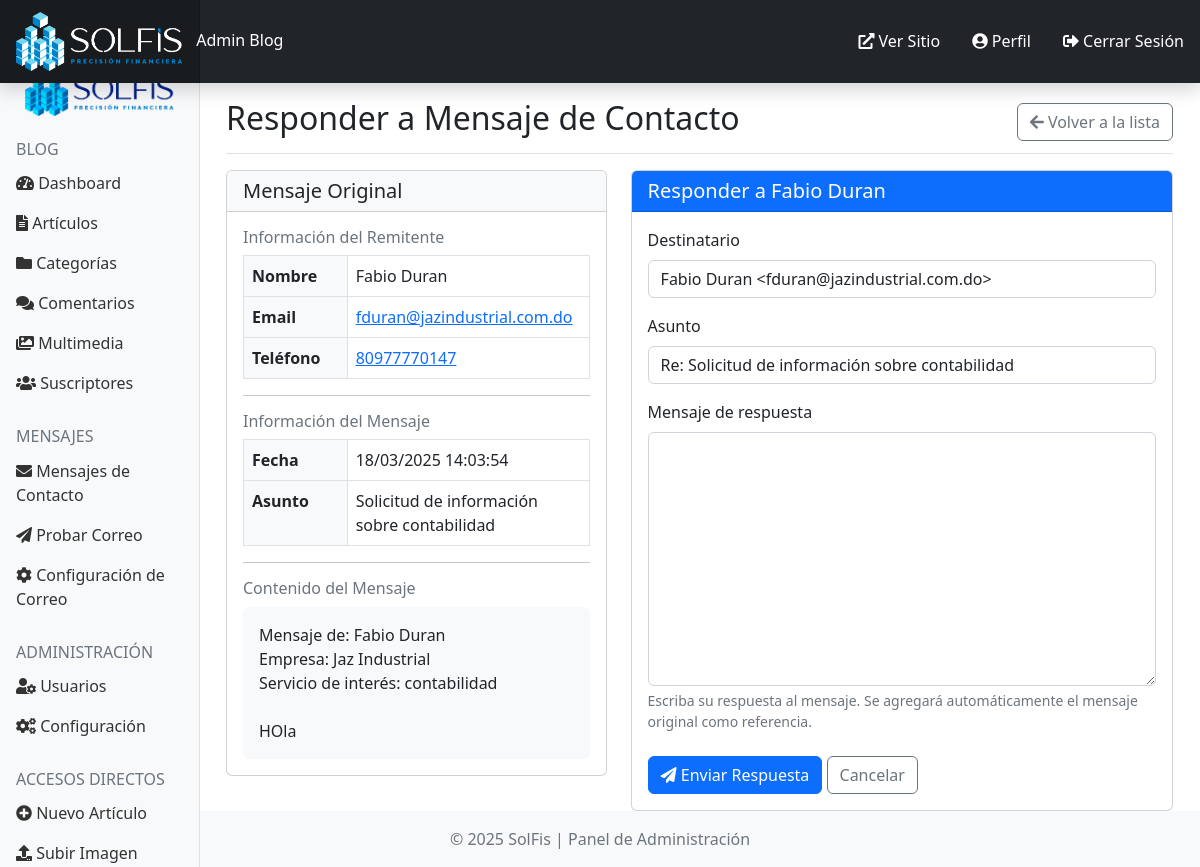
/admin/contact-reply.php?id=2 (signed in), run on the app's committed database.
### tables this page shows
CREATE TABLE `contact_messages` (
  `id` int(11) NOT NULL,
  `name` varchar(100) NOT NULL,
  `email` varchar(100) NOT NULL,
  `phone` varchar(50) DEFAULT NULL,
  `subject` varchar(200) NOT NULL,
  `message` text NOT NULL,
  `status` enum('new','read','replied','archived') NOT NULL DEFAULT 'new',
  `ip_address` varchar(45) DEFAULT NULL,
  `created_at` datetime NOT NULL,
  `updated_at` datetime NOT NULL
);

### includes/blog-system.php (called while the page is built, shortened)
<?php
class Database {
    private $connection;
    private static $instance;
    private function __construct() {
        $this->connection = new mysqli(DB_HOST, DB_USER, DB_PASS, DB_NAME);
        $this->connection->set_charset("utf8mb4");
    }
    public static function getInstance() {
        if (!self::$instance) {
            self::$instance = new self();
        }
        return self::$instance;
    }
    public function query($sql) {
        return $this->connection->query($sql);
    }
}
class Auth {
    private static $instance;
    public static function getInstance() {
        if (!self::$instance) {
            self::$instance = new self();
        }
        return self::$instance;
    }
}
class Contact {
    private $db;
    public function __construct() {
        $this->db = Database::getInstance();
    }
    public function getMessageById($id) {
        $id = (int)$id;
        $sql = "SELECT * FROM contact_messages WHERE id = $id";
        $result = $this->db->query($sql);
        if ($result && $result->num_rows > 0) {
            return $result->fetch_assoc();
        }
        return null;
    }
}

### admin/contact-reply.php (the view, shortened to what this page needs)
<?php
require_once '../includes/blog-system.php';
$id = (int)$_GET['id'];
$contact = new Contact();
$message = $contact->getMessageById($id);
$success = false;
$replyMessage = '';
?>
<?php include 'includes/header.php'; ?>
<div class="container-fluid">
    <div class="row">
        <?php include 'includes/sidebar.php'; ?>
        <main class="col-md-9 ms-sm-auto col-lg-10 px-md-4">
            <div class="d-flex justify-content-between flex-wrap flex-md-nowrap align-items-center pt-3 pb-2 mb-3 border-bottom">
                <h1 class="h2">Responder a Mensaje de Contacto</h1>
                <div class="btn-toolbar mb-2 mb-md-0">
                    <a href="contact.php" class="btn btn-outline-secondary">
                        <i class="fas fa-arrow-left"></i> Volver a la lista
                    </a>
                </div>
            </div>
            <?php if ($success): ?>
            <div class="alert alert-success alert-dismissible fade show" role="alert">
                <strong>¡Éxito!</strong> La respuesta ha sido enviada correctamente.
                <button type="button" class="btn-close" data-bs-dismiss="alert" aria-label="Close"></button>
            </div>
            <div class="mt-3 mb-4">
                <a href="contact.php" class="btn btn-primary">
                    <i class="fas fa-arrow-left"></i> Volver a la lista de mensajes
                </a>
                <a href="contact-view.php?id=<?php echo $id; ?>" class="btn btn-info">
                    <i class="fas fa-eye"></i> Ver mensaje original
                </a>
            </div>
            <?php else: ?>
                <div class="row">
                    <div class="col-md-5">
                        <div class="card mb-4">
                            <div class="card-header bg-light">
                                <h5 class="mb-0">Mensaje Original</h5>
                            </div>
                            <div class="card-body">
                                <div class="mb-3">
                                    <h6 class="text-muted">Información del Remitente</h6>
                                    <table class="table table-bordered">
                                        <tr>
                                            <th class="bg-light" style="width: 30%;">Nombre</th>
                                            <td><?php echo htmlspecialchars($message['name']); ?></td>
                                        </tr>
                                        <tr>
                                            <th class="bg-light">Email</th>
                                            <td>
                                                <a href="mailto:<?php echo htmlspecialchars($message['email']); ?>">
                                                    <?php echo htmlspecialchars($message['email']); ?>
                                                </a>
                                            </td>
                                        </tr>
                                        <?php if (!empty($message['phone'])): ?>
                                        <tr>
                                            <th class="bg-light">Teléfono</th>
                                            <td>
                                                <a href="tel:<?php echo htmlspecialchars($message['phone']); ?>">
                                                    <?php echo htmlspecialchars($message['phone']); ?>
                                                </a>
                                            </td>
                                        </tr>
                                        <?php endif; ?>
                                    </table>
                                </div>
                                <hr>
                                <div class="mb-3">
                                    <h6 class="text-muted">Información del Mensaje</h6>
                                    <table class="table table-bordered">
                                        <tr>
                                            <th class="bg-light" style="width: 30%;">Fecha</th>
                                            <td><?php echo date('d/m/Y H:i:s', strtotime($message['created_at'])); ?></td>
                                        </tr>
                                        <tr>
                                            <th class="bg-light">Asunto</th>
                                            <td><?php echo htmlspecialchars($message['subject']); ?></td>
                                        </tr>
                                    </table>
                                </div>
                                <hr>
                                <div>
                                    <h6 class="text-muted">Contenido del Mensaje</h6>
                                    <div class="message-content p-3 bg-light rounded">
                                        <?php echo nl2br(htmlspecialchars($message['message'])); ?>
                                    </div>
                                </div>
                            </div>
                        </div>
                    </div>
                    <div class="col-md-7">
                        <div class="card">
                            <div class="card-header bg-primary text-white">
                                <h5 class="mb-0">Responder a <?php echo htmlspecialchars($message['name']); ?></h5>
                            </div>
                            <div class="card-body">
                                <form method="post" action="">
                                    <div class="mb-3">
                                        <label for="reply_to" class="form-label">Destinatario</label>
                                        <input type="text" class="form-control" id="reply_to" value="<?php echo htmlspecialchars($message['name']); ?> <<?php echo htmlspecialchars($message['email']); ?>>" readonly>
                                    </div>
                                    <div class="mb-3">
                                        <label for="reply_subject" class="form-label">Asunto</label>
                                        <input type="text" class="form-control" id="reply_subject" value="Re: <?php echo htmlspecialchars($message['subject']); ?>" readonly>
                                    </div>
                                    <div class="mb-3">
                                        <label for="reply_message" class="form-label">Mensaje de respuesta</label>
                                        <textarea class="form-control" id="reply_message" name="reply_message" rows="10" required><?php echo $replyMessage; ?></textarea>
                                        <div class="form-text">
                                            Escriba su respuesta al mensaje. Se agregará automáticamente el mensaje original como referencia.
                                        </div>
                                    </div>
                                    <div class="mt-4">
                                        <button type="submit" class="btn btn-primary">
                                            <i class="fas fa-paper-plane"></i> Enviar Respuesta
                                        </button>
                                        <a href="contact-view.php?id=<?php echo $id; ?>" class="btn btn-outline-secondary">
                                            Cancelar
                                        </a>
                                    </div>
                                </form>
                            </div>
                        </div>
                    </div>
                </div>
            <?php endif; ?>
        </main>
    </div>
</div>
<?php include 'includes/footer.php'; ?>

### admin/includes/header.php (style rules this page uses)
body { min-height: 100vh; display: flex; flex-direction: column; overflow-x: hidden; }
.container-fluid { width: 100%; padding-right: 15px; padding-left: 15px; overflow-x: hidden; }
img, table, iframe, video, object { max-width: 100%; height: auto; }

### data on the page
contact_messages: name "Fabio Duran", email "fduran@jazindustrial.com.do", phone "80977770147", created_at "18/03/2025 14:03:54", subject "Solicitud de información sobre contabilidad", message "Mensaje de: Fabio Duran Empresa: Jaz Industrial Servicio de interés: contabilidad HOla", name+email "Fabio Duran <fduran@jazindustrial.com.do>", subject "Re: Solicitud de información sobre contabilidad"
